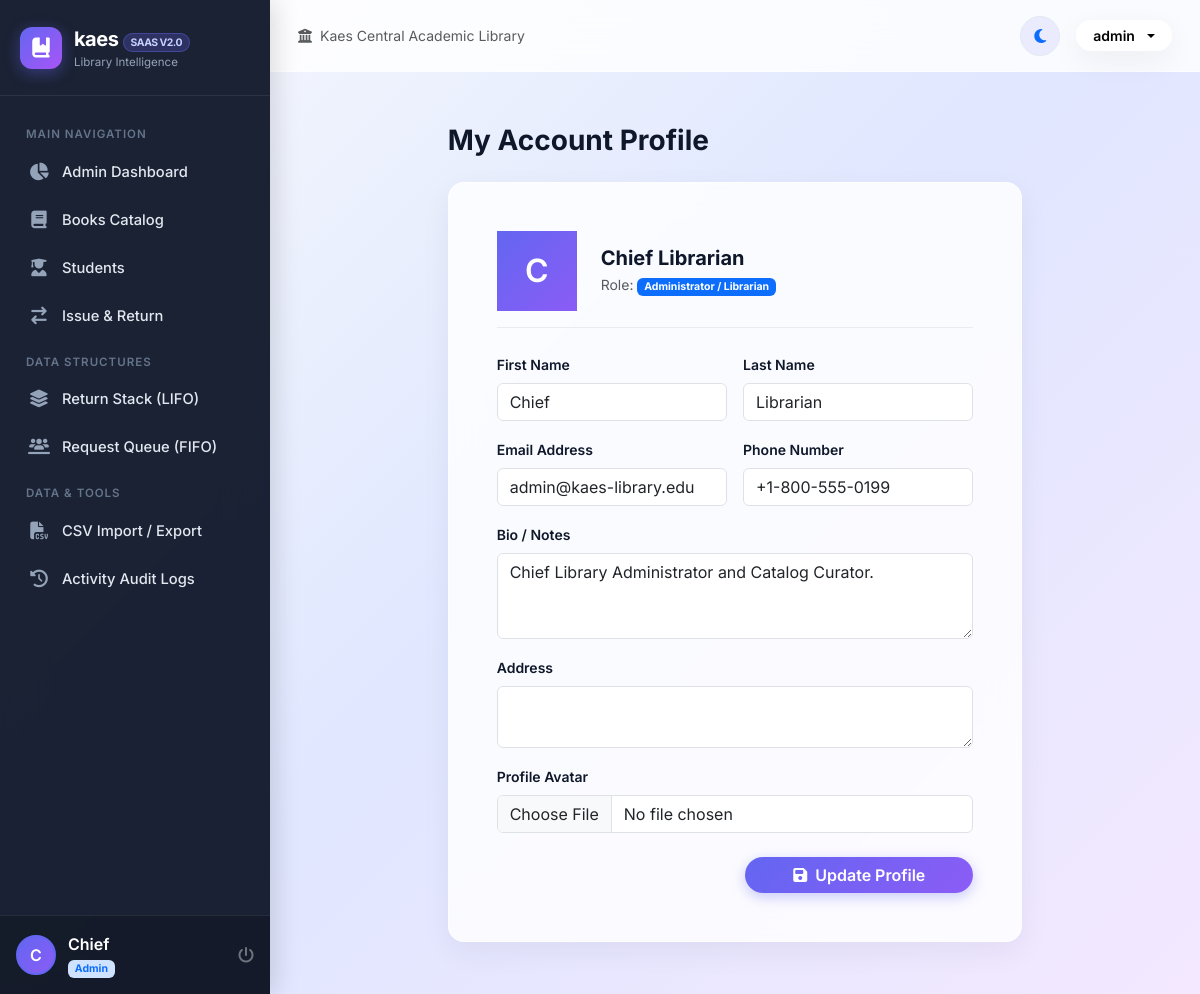
/accounts/profile/ (signed in), run on the app's committed database.
### accounts/models.py (models this page shows, shortened)
class UserProfile(models.Model):
    ROLE_CHOICES = (
        ('admin', 'Administrator / Librarian'),
        ('student', 'Student'),
    )
    user = models.OneToOneField(User, on_delete=models.CASCADE, related_name='profile')
    role = models.CharField(max_length=20, choices=ROLE_CHOICES, default='student')
    phone = models.CharField(max_length=20, blank=True)
    address = models.TextField(blank=True)
    avatar = models.ImageField(upload_to='avatars/', blank=True, null=True)
    bio = models.TextField(blank=True)
    created_at = models.DateTimeField(auto_now_add=True)
    updated_at = models.DateTimeField(auto_now=True)
    @property
    def is_admin(self):
        return self.role == 'admin' or self.user.is_superuser or self.user.is_staff
    @property
    def is_student(self):
        return self.role == 'student' and not (self.user.is_superuser or self.user.is_staff)

### accounts/views.py (the view, shortened to what this page needs)
# urls.py: path('profile/', views.profile_view, name='profile'),
@login_required
def profile_view(request):
    profile, _ = UserProfile.objects.get_or_create(user=request.user)
    form = UserProfileUpdateForm(request.POST or None, request.FILES or None, instance=profile, initial={
        'first_name': request.user.first_name,
        'last_name': request.user.last_name,
        'email': request.user.email
    })
    return render(request, 'profile.html', {'form': form, 'profile': profile})

### accounts/forms.py
class UserProfileUpdateForm(forms.ModelForm):
    first_name = forms.CharField(max_length=50, widget=forms.TextInput(attrs={'class': 'form-control'}))
    last_name = forms.CharField(max_length=50, widget=forms.TextInput(attrs={'class': 'form-control'}))
    email = forms.EmailField(widget=forms.EmailInput(attrs={'class': 'form-control'}))
    class Meta:
        model = UserProfile
        fields = ['phone', 'avatar', 'bio', 'address']
        widgets = {
            'phone': forms.TextInput(attrs={'class': 'form-control'}),
            'avatar': forms.FileInput(attrs={'class': 'form-control'}),
            'bio': forms.Textarea(attrs={'class': 'form-control', 'rows': 3}),
            'address': forms.Textarea(attrs={'class': 'form-control', 'rows': 2}),
        }

### accounts/context_processors.py (called while the page is built)
def user_role_context(request):
    if request.user.is_authenticated:
        profile = getattr(request.user, 'profile', None)
        is_admin = False
        is_student = False
        if profile:
            is_admin = profile.is_admin
            is_student = profile.is_student
        elif request.user.is_superuser or request.user.is_staff:
            is_admin = True
        return {
            'user_profile': profile,
            'is_admin': is_admin,
            'is_student': is_student,
        }
    return {
        'user_profile': None,
        'is_admin': False,
        'is_student': False,
    }

### templates/profile.html (shortened to what this page needs)
{% extends 'base.html' %}
{% block content %}
<div class="row justify-content-center py-4">
    <div class="col-lg-8">
        <h3 class="fw-bold mb-4">My Account Profile</h3>
        <div class="glass-panel p-4 p-md-5">
            <form method="POST" enctype="multipart/form-data">
                <div class="d-flex align-items-center gap-4 mb-4 pb-3 border-bottom border-light-subtle">
                    {% if profile.avatar %}
                        <img src="{{ profile.avatar.url }}" alt="{{ user.username }}" style="width: 80px; height: 80px; border-radius: 50%; object-fit: cover;">
                    {% else %}
                        <div class="user-avatar-circle" style="width: 80px; height: 80px; font-size: 32px;">
                            {{ user.first_name|default:user.username|slice:":1"|upper }}
                        </div>
                    {% endif %}
                    <div>
                        <h5 class="fw-bold mb-1">{{ user.get_full_name|default:user.username }}</h5>
                        <div class="text-muted small">Role: <span class="badge bg-primary text-white">{{ profile.get_role_display }}</span></div>
                    </div>
                </div>
                <div class="row g-3 mb-3">
                    <div class="col-md-6">
                        <label class="form-label small fw-semibold">First Name</label>
                        {{ form.first_name }}
                    </div>
                    <div class="col-md-6">
                        <label class="form-label small fw-semibold">Last Name</label>
                        {{ form.last_name }}
                    </div>
                </div>
                <div class="row g-3 mb-3">
                    <div class="col-md-6">
                        <label class="form-label small fw-semibold">Email Address</label>
                        {{ form.email }}
                    </div>
                    <div class="col-md-6">
                        <label class="form-label small fw-semibold">Phone Number</label>
                        {{ form.phone }}
                    </div>
                </div>
                <div class="mb-3">
                    <label class="form-label small fw-semibold">Bio / Notes</label>
                    {{ form.bio }}
                </div>
                <div class="mb-3">
                    <label class="form-label small fw-semibold">Address</label>
                    {{ form.address }}
                </div>
                <div class="mb-4">
                    <label class="form-label small fw-semibold">Profile Avatar</label>
                    {{ form.avatar }}
                </div>
                <div class="d-flex justify-content-end">
                    <button type="submit" class="btn btn-primary-gradient rounded-pill px-5">
                        <i class="fas fa-floppy-disk me-1"></i> Update Profile
                    </button>
                </div>
            </form>
        </div>
    </div>
</div>
{% endblock %}

### templates/base.html (shortened to what this page needs)
{% load static %}
<!DOCTYPE html>
<html lang="en" data-theme="light">
<head>
    <link href="https://cdn.jsdelivr.net/npm/bootstrap@5.3.3/dist/css/bootstrap.min.css" rel="stylesheet">
    <link rel="stylesheet" href="https://cdnjs.cloudflare.com/ajax/libs/font-awesome/6.5.2/css/all.min.css">
    <link rel="stylesheet" href="{% static 'css/style.css' %}">
</head>
<body>
<div class="app-wrapper">
    {% if user.is_authenticated %}
    <aside class="app-sidebar">
        <div class="sidebar-brand">
            <div class="brand-icon">
                <i class="fas fa-book-bookmark"></i>
            </div>
            <div>
                <div class="brand-title">kaes <span class="brand-badge">SaaS v2.0</span></div>
                <div style="font-size: 0.72rem; color: #94a3b8;">Library Intelligence</div>
            </div>
        </div>
        <ul class="sidebar-menu">
            {% if is_admin %}
            <li class="sidebar-heading">Main Navigation</li>
            <li class="sidebar-item">
                <a href="{% url 'dashboard' %}" class="sidebar-link {% if request.resolver_match.url_name == 'dashboard' %}active{% endif %}">
                    <i class="fas fa-chart-pie"></i>
                    <span>Admin Dashboard</span>
                </a>
            </li>
            <li class="sidebar-item">
                <a href="{% url 'books_list' %}" class="sidebar-link {% if 'books' in request.path %}active{% endif %}">
                    <i class="fas fa-book"></i>
                    <span>Books Catalog</span>
                </a>
            </li>
            <li class="sidebar-item">
                <a href="{% url 'students_list' %}" class="sidebar-link {% if 'students' in request.path %}active{% endif %}">
                    <i class="fas fa-user-graduate"></i>
                    <span>Students</span>
                </a>
            </li>
            <li class="sidebar-item">
                <a href="{% url 'issue_return' %}" class="sidebar-link {% if 'transactions' in request.path %}active{% endif %}">
                    <i class="fas fa-arrow-right-arrow-left"></i>
                    <span>Issue & Return</span>
                </a>
            </li>
            <li class="sidebar-heading">Data Structures</li>
            <li class="sidebar-item">
                <a href="{% url 'stack_view' %}" class="sidebar-link {% if 'returns-stack' in request.path %}active{% endif %}">
                    <i class="fas fa-layer-group"></i>
                    <span>Return Stack (LIFO)</span>
                </a>
            </li>
            <li class="sidebar-item">
                <a href="{% url 'queue_view' %}" class="sidebar-link {% if 'requests-queue' in request.path %}active{% endif %}">
                    <i class="fas fa-users-line"></i>
                    <span>Request Queue (FIFO)</span>
                </a>
            </li>
            <li class="sidebar-heading">Data & Tools</li>
            <li class="sidebar-item">
                <a href="{% url 'csv_manager' %}" class="sidebar-link {% if 'csv-manager' in request.path %}active{% endif %}">
                    <i class="fas fa-file-csv"></i>
                    <span>CSV Import / Export</span>
                </a>
            </li>
            <li class="sidebar-item">
                <a href="{% url 'activity_logs' %}" class="sidebar-link {% if 'activity-logs' in request.path %}active{% endif %}">
                    <i class="fas fa-clock-rotate-left"></i>
                    <span>Activity Audit Logs</span>
                </a>
            </li>
            {% endif %}
        </ul>
        <div class="sidebar-user">
            {% if user.profile.avatar %}
                <img src="{{ user.profile.avatar.url }}" alt="{{ user.username }}">
            {% else %}
                <div class="user-avatar-circle">
                    {{ user.first_name|default:user.username|slice:":1"|upper }}
                </div>
            {% endif %}
            <div class="flex-grow-1 text-truncate">
                <div class="fw-semibold text-white text-truncate">{{ user.first_name|default:user.username }}</div>
                <div class="small text-muted">
                    {% if is_admin %}<span class="badge bg-primary-subtle text-primary">Admin</span>{% else %}<span class="badge bg-info-subtle text-info">Student</span>{% endif %}
                </div>
            </div>
            <a href="{% url 'logout' %}" class="text-secondary" title="Logout">
                <i class="fas fa-power-off"></i>
            </a>
        </div>
    </aside>
    {% endif %}
    <div class="app-main {% if not user.is_authenticated %}m-0 w-100{% endif %}">
        {% if user.is_authenticated %}
        <header class="app-header">
            <div class="d-flex align-items-center gap-3">
                <div class="d-none d-md-flex align-items-center gap-2 text-muted small">
                    <i class="fas fa-university"></i>
                    <span>Kaes Central Academic Library</span>
                </div>
            </div>
            <div class="d-flex align-items-center gap-3">
                <button type="button" class="theme-toggle-btn" id="themeToggleBtn" title="Toggle Light / Dark Mode">
                    <i class="fas fa-moon text-primary"></i>
                </button>
                <div class="dropdown">
                    <button class="btn btn-light glass-card rounded-pill d-flex align-items-center gap-2 px-3 py-1 dropdown-toggle" type="button" data-bs-toggle="dropdown">
                        <span class="fw-semibold small">{{ user.username }}</span>
                    </button>
                </div>
            </div>
        </header>
        {% endif %}
        <div class="toast-container position-fixed top-0 end-0 p-3" id="toastContainer" style="z-index: 2000;">
        </div>
        <main class="app-content">
            {% block content %}{% endblock %}
        </main>
    </div>
</div>
</body>
</html>

### data on the page
UserProfile: role "Administrator / Librarian", phone "+1-800-555-0199", bio "Chief Library Administrator and Catalog Curator."

### other printed values
{{ user.first_name|default:user.username|slice:":1"|upper }} "C"
{{ user.first_name|default:user.username }} "Chief"
{{ user.username }} "admin"
{{ user.get_full_name|default:user.username }} "Chief Librarian"
